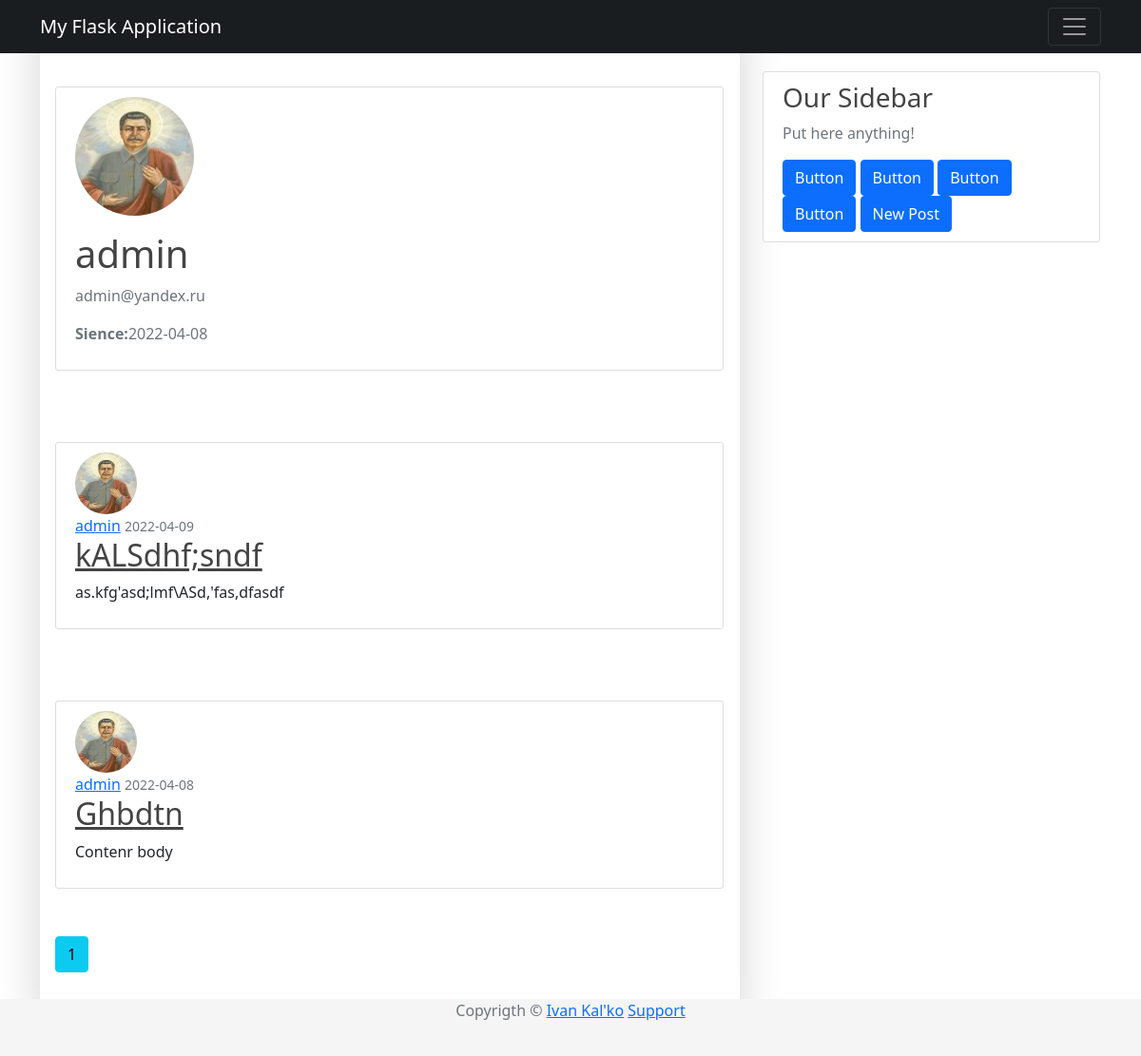
The page /user/admin (signed in) on the database its author committed.
### app/models/user.py (models this page shows, shortened)
class User(UserMixin, db.Model):
    __tablename__ = "users"
    id = db.Column(db.Integer, primary_key=True)
    username = db.Column(db.String(64), unique=True, nullable=False)
    password_hash = db.Column(db.String(128), nullable=False)
    email = db.Column(db.String(120), nullable=False, unique=True)
    image_file = db.Column(db.String(20), nullable=False, default="default.png")
    join_date = db.Column(db.DateTime, nullable=False, default=datetime.utcnow)
    posts = db.relationship('Post', backref='author', lazy=True)

### app/models/post.py (models this page shows, shortened)
class Post(db.Model):
    __tablename__ = "posts"
    id = db.Column(db.Integer, primary_key=True)
    title = db.Column(db.String(100), nullable=False)
    timestamp = db.Column(db.DateTime, nullable=False, default=datetime.utcnow)
    content = db.Column(db.Text, nullable=False)
    user_id = db.Column(db.Integer, db.ForeignKey("users.id"), nullable=False)

### app/routes/user.py (the view)
@app.route("/user/<string:username>")
@login_required
def user_public(username:str):
    page = request.args.get("page", 1, type=int)
    user = User.query.filter_by(username=username).first_or_404()
    posts = Post.query.filter_by(author=user).order_by(Post.timestamp.desc()).paginate(page=page, per_page=2)
    return render_template("user_public.html", posts=posts, user=user, title=f"{user.username}'s profile")

### app/models/user.py (called while the page is built)
@login.user_loader
def load_user(id:int) -> User:
    return User.query.get(int(id))

### app/templates/user_public.html
{% extends "base.html" %}
{% block content %}
    <div class="content-section">
        <div class="media">
            <img class="rounded-circle account-img" src="{{ url_for('static' , filename='images/profiles/' + user.image_file) }}">
            <div class="media-body">
                <h2 class="account-heading">{{ user.username }}</h2>
                <p class="text-secondary">{{ user.email }}</p>
                <p class="text-secondary"><b>Sience:</b>{{ user.join_date.strftime('%Y-%m-%d')}}</p>
            </div>
        </div>
    </div>
    {% for post in posts.items %}
    <article class="media content-section">
        <img class="rounded-circle article-img" src = "{{ url_for('static', filename='images/profiles/' + post.author.image_file) }}">
        <div class="media-body">
            <div class="article-metadata">
                <a class="mr-2" href="{{ url_for('user_public', username=post.author.username )}}">{{ post.author.username }}</a>
                <small class="text-muted">{{ post.timestamp.strftime('%Y-%m-%d') }}</small>
            </div>
            <h2><a class="article-title" href="{{ url_for('post', id=post.id )}}">{{ post.title }}</a></h2>
            <p class="article-content">{{ post.content }}</p>
        </div>
    </article>
    {% endfor %}
    {% for page_num in posts.iter_pages() %}
        {% if page_num %}
            {% if posts.page == page_num %}
                <a class="btn btn-info mb-4" href="{{ url_for('user_public', username=user.username,  page=page_num )}}">{{ page_num }}</a>
            {% else %}
                <a class="btn btn-outline-info mb-4" href="{{ url_for('user_public', username=user.username, page=page_num )}}">{{ page_num }}</a>
            {% endif %}
        {% else %}
            ...
        {% endif %}
    {% endfor %}
{% endblock %}

### app/static/css/base.css (style rules this page uses)
body { background: #fafafa; color: #333333; margin-top: 5rem; }
h1, h2, h3, h4, h5, h6 { color : #444444; }
.content-section { background: #ffffff; padding: 10px 20px; border: 1px solid #dddddd; border-radius: 3px; margin-right: 1px; margin-top: 75px; margin-bottom: 50px; }
.article-title { color: #444444; }
.article-content { white-space: pre-line; }
.article-img { height: 65px; width: 65px; margin-right: 16px; }
.account-img { height: 125px; width: 125px; margin-right: 20px; margin-bottom: 16px; }
.account-heading { font-size: 2.5rem; }
html * { -webkit-font-smoothing: antialiased; -moz-osx-font-smoothing: grayscale; }
body { color: #67748e; font-weight: 400; line-height: 1.6; background-color: #fff; }
body { margin: 0; font-family: var(--bs-font-sans-serif); font-size: 1rem; line-height: 1.5; -webkit-text-size-adjust: 100%; -webkit-tap-highlight-color: rgba(0,0,0,0); }
:root { --bs-blue: #63b3ed; --bs-indigo: #596cff; --bs-purple: #6f42c1; --bs-pink: #d63384; --bs-red: #f56565; --bs-orange: #fd7e14; --bs-yellow: #fbd38d; --bs-green: #81e6d9; --bs-teal: #20c997; --bs-cyan: #0dcaf0; --bs-gray: #6c757d; --bs-gray-dark: #343a40; --bs-primary: #cb0c9f; --bs-secondary: #8392ab; --bs-success: #82d616; --bs-info: #17c1e8; --bs-warning: #f53939; --bs-danger: #ea0606; --bs-light: #e9ecef; --bs-dark: #252f40; --bs-white: #fff; --bs-font-sans-serif: Open Sans; --bs-font-monospace: SFMono-Regular,Menlo,Monaco,Consolas,"Liberation Mono","Courier New",monospace; --bs-gradient: linear-gradient(180deg,hsla(0,0%,100%,.15),hsla(0,0%,100%,0)); }

### rows shown on the page
User: image_file (picture), username "admin", email "admin@yandex.ru", join_date "2022-04-08"
Post: image_file (picture), author.username "admin", timestamp "2022-04-09", title "kALSdhf;sndf", content "as.kfg'asd;lmf\\ASd,'fas,dfasdf"
Post: image_file (picture), author.username "admin", timestamp "2022-04-08", title "Ghbdtn", content "Contenr body"

### other values the page prints
{{ page_num }} "1"
